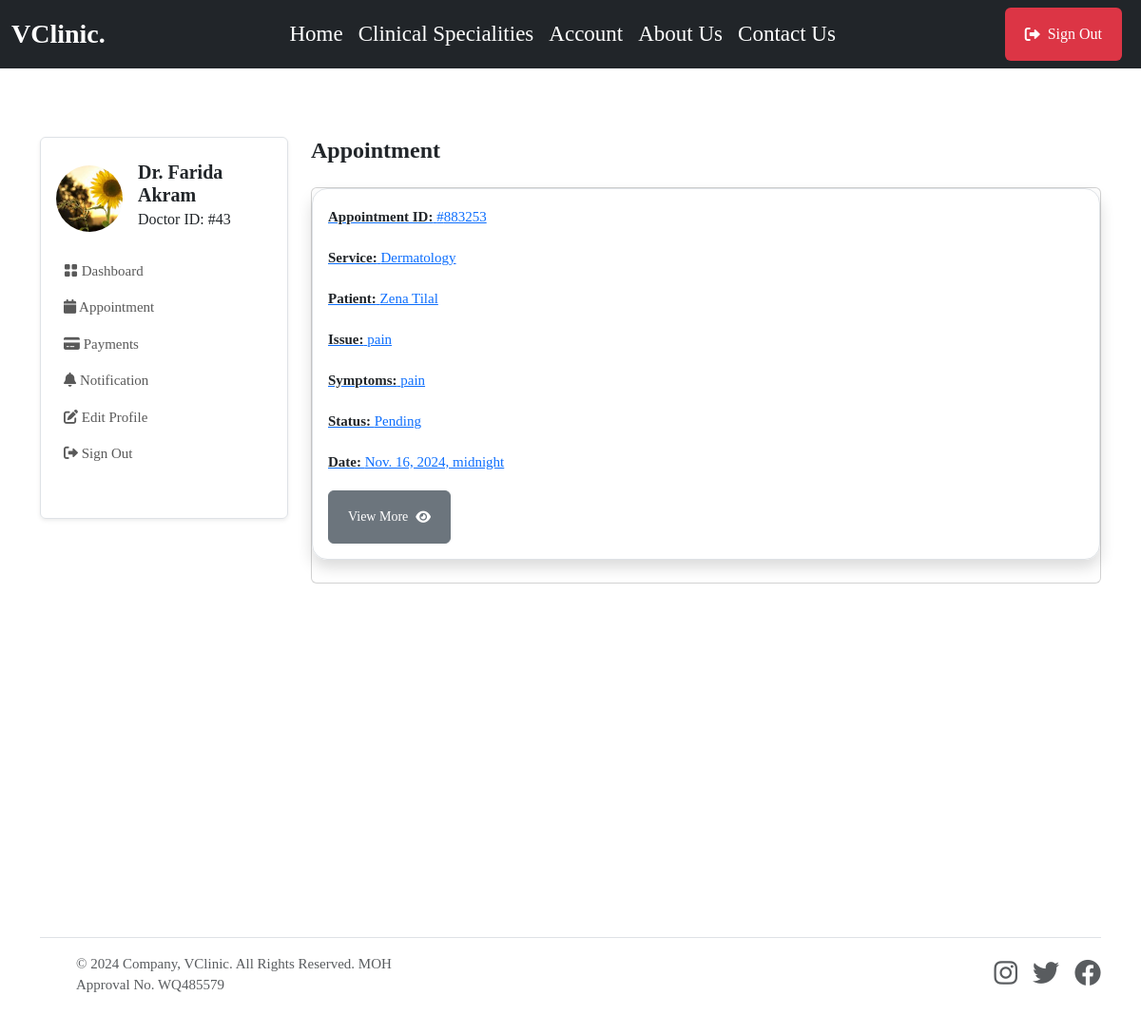
/doctor/appointments/ (signed in), run on the app's committed database.
### userauthapp/models.py (models this page shows, shortened)
class User(AbstractUser):       # override default user model
    email = models.EmailField(unique=True)
    username = models.CharField(max_length=100, null=True, blank=True)
    user_type = models.CharField(max_length=50, choices=USER_TYPE, null=True, blank=True, default=None)
    USERNAME_FIELD = "email"
    REQUIRED_FIELDS = ['username']

### doctorapp/models.py (models this page shows, shortened)
class Doctor(models.Model):         #create a new model from scratch
    user = models.OneToOneField(userauth_models.User, on_delete=models.CASCADE)  #when we delete this user , we delete doctor, there should be only one doctor that has one user model
    image = models.FileField(upload_to='images', default='images/doctor-default.png', blank=True, null=True)
    full_name = models.CharField(max_length=100, blank=True, null=True)
    mobile = models.CharField(max_length=15, blank=True, null=True)
    country = models.CharField(max_length=100, null=True, blank=True)
    bio = models.CharField(max_length=100, null=True, blank=True)
    specializations = models.CharField(max_length=100, null=True, blank=True)
    qualifications = models.CharField(max_length=100, null=True, blank=True)
    years_of_experience = models.CharField(max_length=100, null=True, blank=True)
    next_available_appointment_date = models.DateTimeField(default=timezone.now, null=True, blank=True)

### mainapp/models.py (models this page shows, shortened)
class Appointment(models.Model):
    STATUS = [
        ('Scheduled', 'Scheduled'),
        ('Completed', 'Completed'),
        ('Pending', 'Pending'),
        ('Cancelled', 'Cancelled')
    ]
    service = models.ForeignKey(Service, on_delete=models.SET_NULL, null=True, blank=True, related_name='service_appointments')
    doctor = models.ForeignKey(doctor_models.Doctor, on_delete=models.SET_NULL, null=True, blank=True, related_name='doctor_appointments')
    patient = models.ForeignKey(patient_models.Patient, on_delete=models.SET_NULL, null=True, blank=True, related_name='appointments_patient')
    appointment_date = models.DateTimeField(null=True, blank=True)
    issues = models.TextField(blank=True, null=True)
    symptoms = models.TextField(blank=True, null=True)
    appointment_id = ShortUUIDField(length=6, max_length=10, alphabet="1234567890")
    appointment_status = models.CharField(max_length=120, choices=STATUS, default='Pending')

class Service(models.Model):
    image = models.FileField(upload_to="images", null=True, blank=True)
    name = models.CharField(max_length=255)         # name of clinical specialitis
    description = models.TextField(blank=True, null=True)       # description of clinical specialitis
    cost = models.DecimalField(max_digits=10, decimal_places=2)         # How mush the clinical specialitis cost
    available_doctors = models.ManyToManyField(doctor_models.Doctor, blank=True)        #every clinical specialitis have many doctors

### patientapp/models.py (models this page shows, shortened)
class Patient(models.Model):         #create a new model from scratch
    user = models.OneToOneField(userauth_models.User, on_delete=models.CASCADE)  #when we delete this user , we delete doctor, there should be only one doctor that has one user model
    image = models.FileField(upload_to='images', blank=True, null=True)
    full_name = models.CharField(max_length=100, blank=True, null=True)
    mobile = models.CharField(max_length=15, blank=True, null=True)
    address = models.CharField(max_length=100, null=True, blank=True)
    email = models.CharField(max_length=100, null=True, blank=True)
    gender = models.CharField(max_length=100, null=True, blank=True)
    blood_group = models.CharField(max_length=100, null=True, blank=True)
    date_of_birth= models.DateTimeField(default=timezone.now, null=True, blank=True)

### doctorapp/views.py (the view)
# urls.py: path("appointments/", views.appointments, name="appointments"),
@login_required
def appointments(request):
    doctor = doctor_models.Doctor.objects.get(user=request.user)
    appointments = base_models.Appointment.objects.filter(doctor=doctor)
    context = {
        "appointments": appointments,
    }
    return render(request, "doctorapp/appointments.html", context)

### templates/doctorapp/appointments.html
{% extends 'partials/base.html' %} {% block content %}
<section class="pt-5 pb-5">
    <div class="container">
        <div class="row mt-0 mt-md-4">
            {% include 'doctorapp/sidebar.html' %}
            <div class="col-lg-9 col-md-8 col-12">
                <h4 class="mb-0 mb-4 fw-bold">Appointment</h4>
                <div class="card mb-4">
                    {% for a in appointments %}
                    <div class="shadow border p-3 mb-4 rounded-4">
                        <a href="{% url 'doctorapp:appointment_detail' a.appointment_id %}">
                            <p><span class="fw-semibold text-dark">Appointment ID:</span> #{{a.appointment_id}}</p>
                            <p><span class="fw-semibold text-dark">Service:</span> {{a.service.name}}</p>
                            <p><span class="fw-semibold text-dark">Patient:</span> {{a.patient.full_name}}</p>
                            <p><span class="fw-semibold text-dark">Issue:</span> {{a.issues}}</p>
                            <p><span class="fw-semibold text-dark">Symptoms:</span> {{a.symptoms}}</p>
                            <p><span class="fw-semibold text-dark">Status:</span> {{a.appointment_status}}</p>
                            <p><span class="fw-semibold text-dark">Date:</span> {{a.appointment_date}}</p>
                            <button class="btn btn-secondary btn-sm">View More <i class="fas fa-eye ms-2"></i></button>
                        </a>
                    </div>
                    {% endfor %}
                </div>
            </div>
        </div>
    </div>
</section>
{% endblock content %}

### templates/doctorapp/sidebar.html (shortened to what this page needs)
<div class="col-lg-3 col-md-4 col-12">
    <nav class="navbar navbar-expand-md shadow-sm mb-4 mb-lg-0 sidenav border rounded">
        <div class="collapse navbar-collapse p-3" id="sidenav">
            <div class="navbar-nav flex-column">
                <div class="d-flex align-items-center mb-3">
                    {% if request.user.doctor.image %}
                        <img src="{{request.user.doctor.image.url}}" alt="avatar" class="rounded-circle avatar-xl" style="width: 70px; height: 70px; object-fit: cover" />
                    {% endif %}
                    <div class="ms-3">
                        <h5 class="mb-0 fw-bold">Dr. {{request.user.doctor.full_name}}</h5>
                        <p class="mb-1 fs-6">Doctor ID: #{{request.user.doctor.id}}</p>
                    </div>
                </div>
                <ul class="list-unstyled ms-n2 mb-4">
                    <li class="nav-item">
                        <a class="dropdown-item nav-link" href="{% url 'doctorapp:dashboard' %}"><i class="bi bi-grid-fill"></i> Dashboard</a>
                    </li>
                    <li class="nav-item">
                        <a class="dropdown-item nav-link" href="{% url 'doctorapp:appointments' %}"><i class="fas fa-calendar"></i> Appointment</a>
                    </li>
                    <li class="nav-item">
                        <a class="dropdown-item nav-link" href="{% url 'doctorapp:payments' %}"><i class="fas fa-credit-card"></i> Payments</a>
                    </li>
                    <li class="nav-item">
                        <a class="dropdown-item nav-link" href="{% url 'doctorapp:notifications' %}"><i class="fas fa-bell"></i> Notification</a>
                    </li>
                    <li class="nav-item">
                        <a class="nav-link" href="{% url 'doctorapp:profile' %}"> <i class="fas fa-edit"></i> Edit Profile </a>
                    </li>
                    <li class="nav-item">
                        <a class="nav-link" href="{% url 'userauthapp:sign-out' %}"> <i class="fas fa-sign-out-alt"></i> Sign Out </a>
                    </li>
                </ul>
            </div>
        </div>
    </nav>
</div>

### static/assets/css/style.css (style rules this page uses)
body { background: #ffffff; color: var(--bs-body-color); font-size: 15px; font-family: var(--body-font-family); margin: 0; overflow-x: hidden !important; font-weight: 400; }
.p, p { line-height: 1.8; color: var(--paragraphColor); }
.btn { padding: 10px 20px; height: 56px; display: inline-flex; align-items: center; justify-content: center; cursor: pointer; transition: all ease 0.4s; border-radius: 0.375rem; overflow: hidden; animation-delay: 0.7s; animation-duration: 0.5s; position: relative; }
.btn::after { background-color: rgba(255, 255, 255, 0.76); content: ""; height: 150px; left: -75px; position: absolute; top: -35px; transform: rotate(35deg); transition: all 1600ms cubic-bezier(0.19, 1, 0.22, 1); width: 40px; opacity: 0; }

### data on the page
User: user.doctor.image (picture), user.doctor.full_name "Farida Akram", user.doctor.id "43"
Appointment: appointment_id "883253", service.name "Dermatology", patient.full_name "Zena Tilal", issues "pain", symptoms "pain", appointment_status "Pending", appointment_date "Nov. 16, 2024, midnight"
